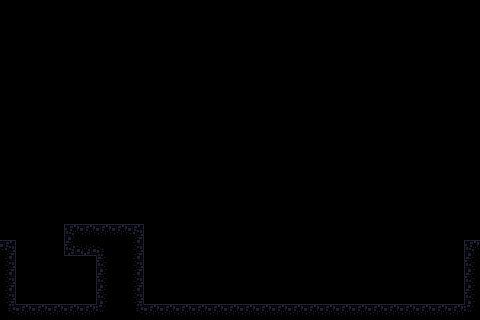

A 2D game scene composited from a Tiled map and its tileset images. What follows is a short description and the map's XML, with every tile layer's data as written:
An orthogonal 30x20 tile map with 16x16 px tiles, 1 tile layer (ground) and 1 object (Player).

<map version="1.10" tiledversion="1.10.2" orientation="orthogonal" renderorder="right-down" width="30" height="20" tilewidth="16" tileheight="16" infinite="0" nextlayerid="3" nextobjectid="11">
 <tileset firstgid="1" source="ground.tsx" />
 <layer id="1" name="ground" width="30" height="20">
  <data encoding="csv">
0,0,0,0,0,0,0,0,0,0,0,0,0,0,0,0,0,0,0,0,0,0,0,0,0,0,0,0,0,0,
0,0,0,0,0,0,0,0,0,0,0,0,0,0,0,0,0,0,0,0,0,0,0,0,0,0,0,0,0,0,
0,0,0,0,0,0,0,0,0,0,0,0,0,0,0,0,0,0,0,0,0,0,0,0,0,0,0,0,0,0,
0,0,0,0,0,0,0,0,0,0,0,0,0,0,0,0,0,0,0,0,0,0,0,0,0,0,0,0,0,0,
0,0,0,0,0,0,0,0,0,0,0,0,0,0,0,0,0,0,0,0,0,0,0,0,0,0,0,0,0,0,
0,0,0,0,0,0,0,0,0,0,0,0,0,0,0,0,0,0,0,0,0,0,0,0,0,0,0,0,0,0,
0,0,0,0,0,0,0,0,0,0,0,0,0,0,0,0,0,0,0,0,0,0,0,0,0,0,0,0,0,0,
0,0,0,0,0,0,0,0,0,0,0,0,0,0,0,0,0,0,0,0,0,0,0,0,0,0,0,0,0,0,
0,0,0,0,0,0,0,0,0,0,0,0,0,0,0,0,0,0,0,0,0,0,0,0,0,0,0,0,0,0,
0,0,0,0,0,0,0,0,0,0,0,0,0,0,0,0,0,0,0,0,0,0,0,0,0,0,0,0,0,0,
0,0,0,0,0,0,0,0,0,0,0,0,0,0,0,0,0,0,0,0,0,0,0,0,0,0,0,0,0,0,
0,0,0,0,0,0,0,0,0,0,0,0,0,0,0,0,0,0,0,0,0,0,0,0,0,0,0,0,0,0,
0,0,0,0,0,0,0,0,0,0,0,0,0,0,0,0,0,0,0,0,0,0,0,0,0,0,0,0,0,0,
0,0,0,0,0,0,0,0,0,0,0,0,0,0,0,0,0,0,0,0,0,0,0,0,0,0,0,0,0,0,
0,0,0,0,18,14,14,14,17,0,0,0,0,0,0,0,0,0,0,0,0,0,0,0,0,0,0,0,0,0,
17,0,0,0,6,1,4,0,13,0,0,0,0,0,0,0,0,0,0,0,0,0,0,0,0,0,0,0,0,18,
13,0,0,0,0,0,2,0,13,0,0,0,0,0,0,0,0,0,0,0,0,0,0,0,0,0,0,0,0,2,
13,0,0,0,0,0,2,0,13,0,0,0,0,0,0,0,0,0,0,0,0,0,0,0,0,0,0,0,0,2,
13,0,0,0,0,0,2,0,13,0,0,0,0,0,0,0,0,0,0,0,0,0,0,0,0,0,0,0,0,2,
15,14,14,14,14,14,16,0,15,14,14,14,14,14,14,14,14,14,14,14,14,14,14,14,14,14,14,14,14,16
</data>
 </layer>
 <objectgroup id="2" name="positions">
  <object id="1" name="Player" x="55" y="304">
   <point />
  </object>
 </objectgroup>
</map>
